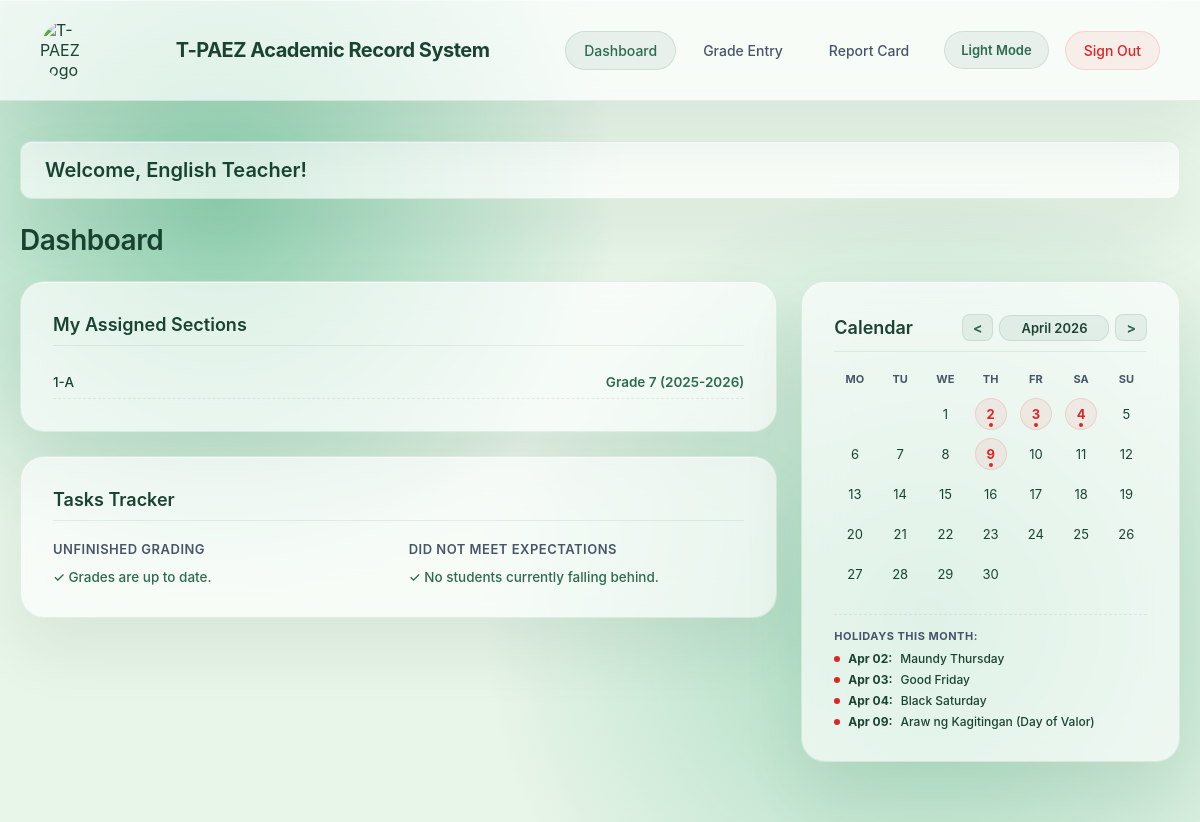
Page /dashboard.php?m=4&y=2026 (signed in) on the committed database.
### tables this page shows
CREATE TABLE `sections` (
  `id` int(11) NOT NULL,
  `name` varchar(100) NOT NULL,
  `grade_level` int(11) NOT NULL,
  `school_year` varchar(20) NOT NULL,
  `created_at` timestamp NOT NULL DEFAULT current_timestamp()
);

### dashboard.php (the view, shortened to what this page needs)
<?php
require_once 'includes/header.php';
require_once 'config/config.php';
$user_id = $_SESSION['user_id'] ?? 0;
$role = $_SESSION['role'] ?? '';
$is_admin = ($role === 'admin');
$display_role = 'User';
if ($is_admin) {
    $display_role = 'Admin';
} elseif (strpos(strtolower($role), 'teacher') !== false) {
    try {
        $stmt_sub = $pdo->prepare("
            SELECT DISTINCT sub.name
            FROM teacher_subject_section tss
            INNER JOIN subjects sub ON tss.subject_id = sub.id
            WHERE tss.teacher_id = ? LIMIT 1
        ");
        $stmt_sub->execute([$user_id]);
        $subject_name = $stmt_sub->fetchColumn();
        $display_role = $subject_name ? htmlspecialchars($subject_name) . " Teacher" : "Teacher";
    } catch (Exception $e) {
        $display_role = "Teacher";
    }
}
$total_students = 0;
$total_sections = 0;
$total_teachers = 0;
$my_sections = [];
if (!$is_admin) {
    try {
        $stmt = $pdo->prepare("
            SELECT DISTINCT s.id, s.name, s.grade_level, s.school_year
            FROM sections s
            LEFT JOIN advisory_section adv ON s.id = adv.section_id
            LEFT JOIN teacher_subject_section tss ON s.id = tss.section_id
            WHERE adv.teacher_id = ? OR tss.teacher_id = ?
        ");
        $stmt->execute([$user_id, $user_id]);
        $my_sections = $stmt->fetchAll(PDO::FETCH_ASSOC);
    } catch (Exception $e) {
        $my_sections = [];
    }
}
$target_month = isset($_GET['m']) ? intval($_GET['m']) : intval(date('n'));
$target_year  = isset($_GET['y']) ? intval($_GET['y']) : intval(date('Y'));
$prev_month = $target_month - 1; $prev_year = $target_year;
$next_month = $target_month + 1; $next_year = $target_year;
$ph_holidays = [
    '1-1'   => 'New Year\'s Day',
    '1-2'   => 'Special Non-Working Day',
    '2-25'  => 'EDSA People Power Anniversary',
    '4-2'   => 'Maundy Thursday',
    '4-3'   => 'Good Friday',
    '4-4'   => 'Black Saturday',
    '4-9'   => 'Araw ng Kagitingan (Day of Valor)',
    '5-1'   => 'Labor Day',
    '6-12'  => 'Independence Day',
    '8-21'  => 'Ninoy Aquino Day',
    '8-31'  => 'National Heroes Day',
    '11-1'  => 'All Saints\' Day (Undas)',
    '11-2'  => 'All Souls\' Day (Special Non-Working Day)',
    '11-30' => 'Bonifacio Day',
    '12-8'  => 'Feast of the Immaculate Conception',
    '12-24' => 'Christmas Eve (Special Non-Working Day)',
    '12-25' => 'Christmas Day',
    '12-30' => 'Rizal Day',
    '12-31' => 'Last Day of the Year'
];
?>
<div style="background: var(--surface-card); border: 1px solid var(--border-card); padding: 16px 24px; border-radius: 12px; margin-bottom: 24px; box-shadow: var(--shadow-card); backdrop-filter: blur(20px); -webkit-backdrop-filter: blur(20px);">
    <h2 style="margin: 0; font-size: 20px; font-weight: 600; color: var(--text-title);">
        Welcome, <?= $display_role ?>!
    </h2>
</div>
<h1>Dashboard</h1>
<div style="display: grid; grid-template-columns: 2fr 1fr; gap: 24px; align-items: start;">
    <div style="display: flex; flex-direction: column; gap: 24px;">
        <?php if ($is_admin): ?>
            <div class="card-panel" style="margin-bottom: 0;">
                <h3 style="color: var(--text-title); font-size: 18px; font-weight: 600; margin-bottom: 20px; border-bottom: 1px solid var(--border-card); padding-bottom: 10px;">System Overview</h3>
                <div style="display: grid; grid-template-columns: repeat(auto-fit, minmax(180px, 1fr)); gap: 16px;">
                    <div style="background: var(--bg-base); padding: 16px; border-radius: 8px; border: 1px solid var(--border-card);">
                        <span style="font-size: 12px; color: var(--text-muted); font-weight: 600; text-transform: uppercase;">Total Students</span>
                        <p style="font-size: 24px; font-weight: 700; color: var(--text-title); margin-top: 4px;"><?= intval($total_students) ?></p>
                    </div>
                    <div style="background: var(--bg-base); padding: 16px; border-radius: 8px; border: 1px solid var(--border-card);">
                        <span style="font-size: 12px; color: var(--text-muted); font-weight: 600; text-transform: uppercase;">Total Sections</span>
                        <p style="font-size: 24px; font-weight: 700; color: var(--text-title); margin-top: 4px;"><?= intval($total_sections) ?></p>
                    </div>
                    <div style="background: var(--bg-base); padding: 16px; border-radius: 8px; border: 1px solid var(--border-card);">
                        <span style="font-size: 12px; color: var(--text-muted); font-weight: 600; text-transform: uppercase;">Active Teachers</span>
                        <p style="font-size: 24px; font-weight: 700; color: var(--text-title); margin-top: 4px;"><?= intval($total_teachers) ?></p>
                    </div>
                </div>
            </div>
        <?php else: ?>
            <div class="card-panel" style="margin-bottom: 0;">
                <h3 style="color: var(--text-title); font-size: 18px; font-weight: 600; margin-bottom: 20px; border-bottom: 1px solid var(--border-card); padding-bottom: 10px;">My Assigned Sections</h3>
                <div style="display: flex; flex-direction: column; gap: 8px;">
                    <?php if (empty($my_sections)): ?>
                        <p style="font-size: 13.5px; color: var(--text-muted);">No assigned classes found.</p>
                    <?php else: ?>
                        <?php foreach ($my_sections as $sec): ?>
                            <div style="font-size: 13.5px; display: flex; justify-content: space-between; padding: 8px 0; border-bottom: 1px dashed var(--border-card);">
                                <span style="color: var(--input-text); font-weight: 500;"><?= htmlspecialchars($sec['name']) ?></span>
                                <span style="color: var(--text-subtitle); font-weight: 600;">Grade <?= htmlspecialchars($sec['grade_level']) ?> (<?= htmlspecialchars($sec['school_year']) ?>)</span>
                            </div>
                        <?php endforeach; ?>
                    <?php endif; ?>
                </div>
            </div>
            <div class="card-panel" style="margin-bottom: 0;">
                <h3 style="color: var(--text-title); font-size: 18px; font-weight: 600; margin-bottom: 20px; border-bottom: 1px solid var(--border-card); padding-bottom: 10px;">Tasks Tracker</h3>
                <div style="display: grid; grid-template-columns: repeat(auto-fit, minmax(240px, 1fr)); gap: 20px;">
                    <div>
                        <h4 style="font-size: 13px; color: var(--text-muted); text-transform: uppercase; letter-spacing: 0.5px; margin-bottom: 12px; font-weight: 600;">Unfinished Grading</h4>
                        <p style="color: #2d6a4f; font-size: 13.5px; font-weight: 500;">✓ Grades are up to date.</p>
                    </div>
                    <div>
                        <h4 style="font-size: 13px; color: var(--text-muted); text-transform: uppercase; letter-spacing: 0.5px; margin-bottom: 12px; font-weight: 600;">Did Not Meet Expectations</h4>
                        <p style="color: #2d6a4f; font-size: 13.5px; font-weight: 500;">✓ No students currently falling behind.</p>
                    </div>
                </div>
            </div>
        <?php endif; ?>
    </div>
    <div class="card-panel" style="margin-bottom: 0; min-height: 380px;">
        <div style="display: flex; justify-content: space-between; align-items: center; margin-bottom: 20px; border-bottom: 1px solid var(--border-card); padding-bottom: 10px;">
            <h3 style="color: var(--text-title); font-size: 18px; font-weight: 600; margin: 0;">Calendar</h3>
            <div style="display: flex; align-items: center; gap: 6px;">
                <a href="dashboard.php?m=<?= $prev_month ?>&y=<?= $prev_year ?>" style="text-decoration: none; font-size: 14px; font-weight: 700; color: var(--mode-btn-text); background: var(--mode-btn-bg); padding: 4px 10px; border-radius: 8px; border: 1px solid var(--mode-btn-border); transition: all 0.2s ease;">&lt;</a>
                <span style="font-size: 13px; font-weight: 600; color: var(--text-title); background: var(--mode-btn-bg); padding: 4px 12px; border-radius: 12px; border: 1px solid var(--mode-btn-border); min-width: 110px; text-align: center;">
                    <?= date('F Y', strtotime("$target_year-$target_month-01")) ?>
                </span>
                <a href="dashboard.php?m=<?= $next_month ?>&y=<?= $next_year ?>" style="text-decoration: none; font-size: 14px; font-weight: 700; color: var(--mode-btn-text); background: var(--mode-btn-bg); padding: 4px 10px; border-radius: 8px; border: 1px solid var(--mode-btn-border); transition: all 0.2s ease;">&gt;</a>
            </div>
        </div>
        <div style="display: grid; grid-template-columns: repeat(7, 1fr); text-align: center; gap: 4px; font-size: 11px; font-weight: 700; color: var(--text-muted); margin-bottom: 12px;">
            <div>MO</div><div>TU</div><div>WE</div><div>TH</div><div>FR</div><div>SA</div><div>SU</div>
        </div>
        <div style="display: grid; grid-template-columns: repeat(7, 1fr); text-align: center; gap: 4px; row-gap: 8px;">
            <?php
            $first_day_of_month = date('Y-m-01', strtotime("$target_year-$target_month-01"));
            $days_in_month = date('t', strtotime($first_day_of_month));
            $day_of_week_index = date('N', strtotime($first_day_of_month));
            $real_today_day = date('j');
            $real_today_month = date('n');
            $real_today_year = date('Y');
            for ($i = 1; $i < $day_of_week_index; $i++) {
                echo '<div></div>';
            }
            for ($day = 1; $day <= $days_in_month; $day++) {
                $is_today = ($day == $real_today_day && $target_month == $real_today_month && $target_year == $real_today_year);
                $holiday_key = "$target_month-$day";
                $is_holiday = isset($ph_holidays[$holiday_key]);
                $bg_style = 'color: var(--input-text); position: relative; cursor: default;';
                $title_attr = '';
                if ($is_today) {
                    $bg_style = 'background: linear-gradient(135deg, var(--primary-start) 0%, var(--primary-end) 100%); color: #ffffff; font-weight: 700; border-radius: 50%; box-shadow: 0 4px 10px var(--primary-shadow); position: relative;';
                } elseif ($is_holiday) {
                    $bg_style = 'background: var(--banner-bg); color: var(--banner-text); font-weight: 700; border-radius: 50%; position: relative; border: 1px solid var(--banner-border);';
                    $title_attr = 'title="' . htmlspecialchars($ph_holidays[$holiday_key]) . '"';
                }
                echo '<div ' . $title_attr . ' style="font-size: 13px; height: 32px; width: 32px; display: inline-flex; align-items: center; justify-content: center; margin: 0 auto; ' . $bg_style . '">';
                echo $day;
                if ($is_holiday && !$is_today) {
                    echo '<span style="position: absolute; bottom: 2px; width: 4px; height: 4px; background-color: var(--banner-text); border-radius: 50%;"></span>';
                }
                echo '</div>';
            }
            ?>
        </div>
        <div style="margin-top: 24px; padding-top: 14px; border-top: 1px dashed var(--border-card);">
            <h4 style="font-size: 11px; color: var(--text-muted); text-transform: uppercase; font-weight: 700; margin-bottom: 8px; letter-spacing: 0.5px;">Holidays this month:</h4>
            <div style="display: flex; flex-direction: column; gap: 6px;">
                <?php
                foreach ($ph_holidays as $key => $name) {
                    list($m, $d) = explode('-', $key);
                    if (intval($m) === $target_month) {
                        echo '<div style="font-size: 12px; display: flex; align-items: center; gap: 8px; color: var(--input-text); font-weight: 500;">';
                        echo '<span style="width: 6px; height: 6px; background: var(--banner-text); border-radius: 50%; display: inline-block;"></span>';
                        echo '<strong>' . date('M d', strtotime("$target_year-$m-$d")) . ':</strong> ' . htmlspecialchars($name);
                        echo '</div>';
                    }
                }
                ?>
            </div>
        </div>
    </div>
</div>
<?php require_once 'includes/footer.php'; ?>

### css/style.css (style rules this page uses)
* { margin: 0; padding: 0; box-sizing: border-box; font-family: 'Inter', -apple-system, BlinkMacSystemFont, "Segoe UI", Roboto, sans-serif; }
:root { --bg-base: #e8f5e9; --surface-card: rgba(255, 255, 255, 0.65); --border-card: rgba(45, 106, 79, 0.1); --shadow-card: 0 32px 64px rgba(27, 67, 50, 0.08), inset 0 1px 1px rgba(255, 255, 255, 0.6); --text-title: #1b4332; --text-subtitle: #2d6a4f; --text-muted: #475569; --input-bg: rgba(255, 255, 255, 0.75); --input-border: rgba(45, 106, 79, 0.15); --input-text: #1b4332; --input-placeholder: #74c69d; --primary-start: #2d6a4f; --primary-end: #40916c; --primary-shadow: rgba(45, 106, 79, 0.15); --primary-hover-start: #1b4332; --primary-hover-end: #2d6a4f; --primary-hover-shadow: rgba(45, 106, 79, 0.25); --ambient-1: radial-gradient(circle, #52b788 0%, rgba(232, 245, 233, 0) 70%); --ambient-2: radial-gradient(circle, #74c69d 0%, rgba(232, 245, 233, 0) 70%); --banner-bg: rgba(239, 68, 68, 0.08); --banner-text: #dc2626; --banner-border: rgba(239, 68, 68, 0.15); --mode-btn-bg: rgba(45, 106, 79, 0.08); --mode-btn-border: rgba(45, 106, 79, 0.12); --mode-btn-text: #2d6a4f; --table-header-bg: #e9f0ed; --table-row-hover: rgba(45, 106, 79, 0.02); }
body { background: var(--bg-base); color: var(--input-text); min-height: 100vh; overflow-x: hidden; padding-bottom: 60px; transition: background 0.4s cubic-bezier(0.4, 0, 0.2, 1); }
h1 { color: var(--text-title); font-size: 28px; font-weight: 600; letter-spacing: -0.5px; margin-bottom: 24px; }
.card-panel { background: var(--surface-card); backdrop-filter: blur(20px); -webkit-backdrop-filter: blur(20px); border: 1px solid var(--border-card); border-radius: 24px; padding: 32px; box-shadow: var(--shadow-card); margin-bottom: 32px; }

### includes/header.php (style rules this page uses)
html, body { background: #e8f5e9; }

### rows in the picture
sections: name "1-A", grade_level "7", school_year "2025-2026"

### other values in the picture
$display_role "English Teacher"
date('F Y', strtotime("$target_year-$target_month-01")) "April 2026"
date('M d', strtotime("$target_year-$m-$d")) "Apr 02"
$name "Maundy Thursday"
date('M d', strtotime("$target_year-$m-$d")) "Apr 03"
$name "Good Friday"
date('M d', strtotime("$target_year-$m-$d")) "Apr 04"
$name "Black Saturday"
date('M d', strtotime("$target_year-$m-$d")) "Apr 09"
$name "Araw ng Kagitingan (Day of Valor)"
